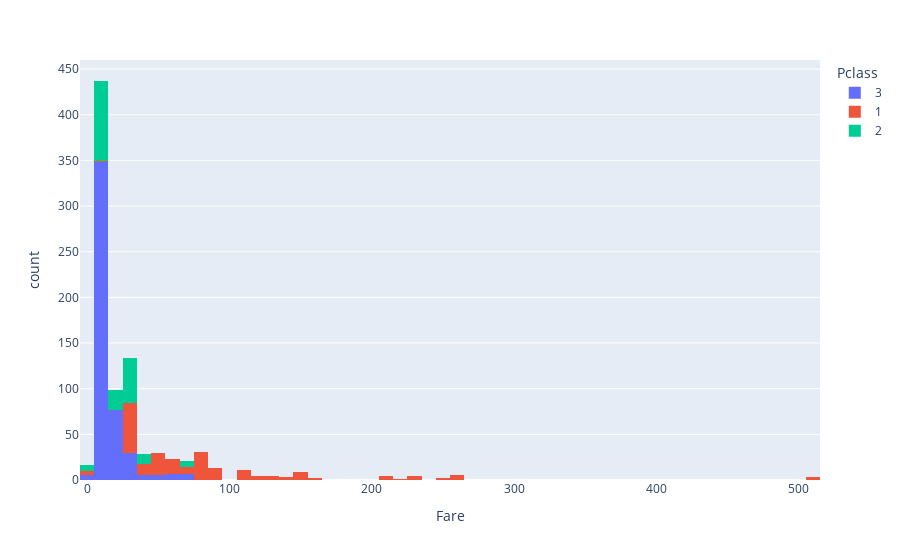

Source (notebook cell):
### Markdown cell above
### Fare

### Code cell
fig = px.histogram(data, x="Fare", color="Pclass")
fig.show()

### Figure 1 — Plotly figure (JSON) as saved in the notebook; plotly's stock layout.template omitted (floating-point values rounded to 4 significant figures; data arrays with more than 128 entries replaced by an {"elided": "..."} marker saying what was removed)
{"data": [{"alignmentgroup": "True", "bingroup": "x", "hovertemplate": "Pclass=3<br>Fare=%{x}<br>count=%{y}<extra></extra>", "legendgroup": "3", "marker": {"color": "#636efa", "pattern": {"shape": ""}}, "name": "3", "offsetgroup": "3", "orientation": "v", "showlegend": true, "type": "histogram", "x": {"elided": "486 float values"}, "xaxis": "x", "yaxis": "y"}, {"alignmentgroup": "True", "bingroup": "x", "hovertemplate": "Pclass=1<br>Fare=%{x}<br>count=%{y}<extra></extra>", "legendgroup": "1", "marker": {"color": "#EF553B", "pattern": {"shape": ""}}, "name": "1", "offsetgroup": "1", "orientation": "v", "showlegend": true, "type": "histogram", "x": {"elided": "215 float values"}, "xaxis": "x", "yaxis": "y"}, {"alignmentgroup": "True", "bingroup": "x", "hovertemplate": "Pclass=2<br>Fare=%{x}<br>count=%{y}<extra></extra>", "legendgroup": "2", "marker": {"color": "#00cc96", "pattern": {"shape": ""}}, "name": "2", "offsetgroup": "2", "orientation": "v", "showlegend": true, "type": "histogram", "x": {"elided": "184 float values"}, "xaxis": "x", "yaxis": "y"}], "layout": {"barmode": "relative", "legend": {"title": {"text": "Pclass"}, "tracegroupgap": 0}, "margin": {"t": 60}, "xaxis": {"anchor": "y", "domain": [0, 1], "title": {"text": "Fare"}}, "yaxis": {"anchor": "x", "domain": [0, 1], "title": {"text": "count"}}}}
